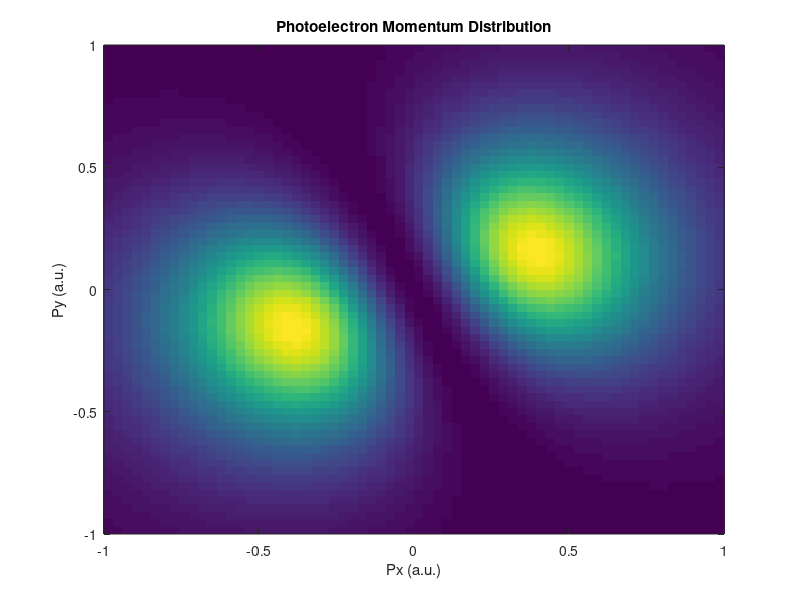
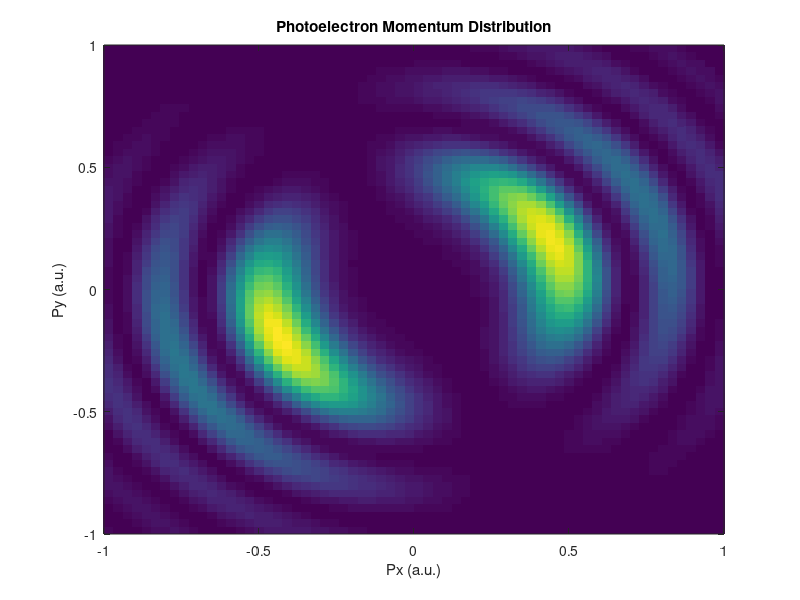
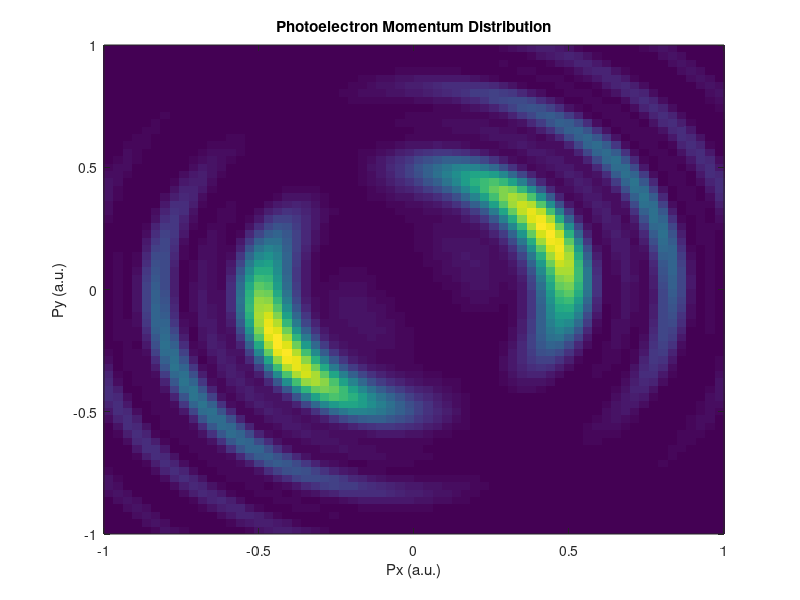
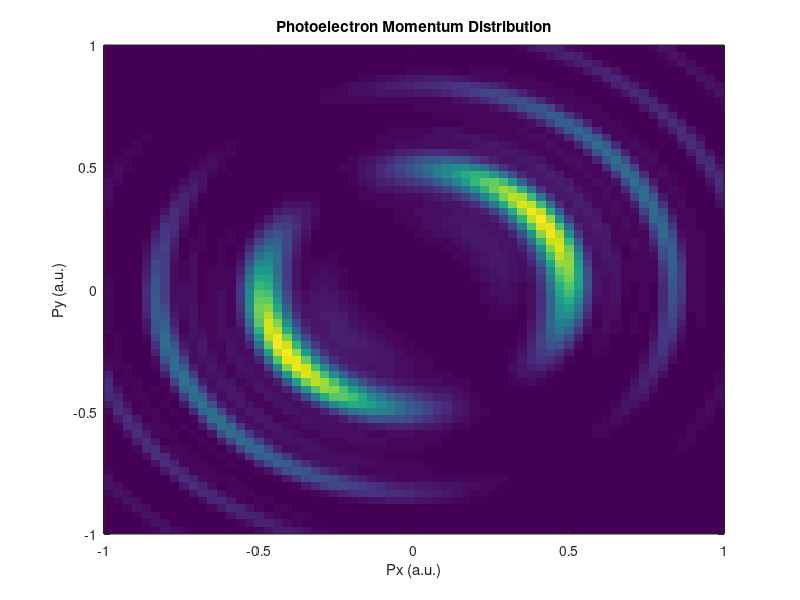

These figures' MATLAB source, in order: (Note: a time limit stopped this script after it produced the figures.)
%SFA_H_3D_VORTEX.m: SFA, real hydrogen atom, Feb20 2017
%works
clear,clc,tic
close all
I1=sqrt(-1);
tic
%Two oppositely circularly polarized time-delayed as pulses: PRL 115 113004 2015
nt=100;
W=3/27.2;    %1.323
T=12*pi/W;  %
%T=2000; %pulse width in atomic units
tau=T;
E0=sqrt(3.5e14/3.5e16);
Ip=12.13/27.2;  %He=0.9037 for He
ksi=1;
dt=8*tau/(nt-1);   %8*
t(nt)=NaN;
td(nt)=NaN;
Ex(nt)=NaN;
Ey(nt)=NaN;
F(nt)=NaN;
Fd(nt)=NaN;
parfor i=1:nt
    t(i) =(i-3.0*nt/10)*dt;
    td(i)=(i-7.0*nt/10)*dt;
    F(i)=exp(-t(i)^2/T^2);
    Fd(i)=exp(-td(i)^2/T^2);
    Ex(i)=   F(i)*E0    /(1+ksi^2)^0.5*cos(-1.0*W*t(i)) + 1*Fd(i)*E0    /(1+ksi^2)^0.5*cos(1.0*W*td(i)+0*pi/2);
    Ey(i)=   F(i)*E0*ksi/(1+ksi^2)^0.5*sin(-1.0*W*t(i)) + 1*Fd(i)*E0*ksi/(1+ksi^2)^0.5*sin(1.0*W*td(i)+0*pi/2);
end

figure, plot(t,Ex);

%Vector potential
Ax(nt)=NaN;
Ay(nt)=NaN;
parfor i=1:nt
    jkx=0;
    jky=0;
    for j=1:i
        jkx=jkx-Ex(j)*dt;
        jky=jky-Ey(j)*dt;
    end
    Ax(i)=jkx;
    Ay(i)=jky;
end

%Momentum
nx=100;
Px(nx)=NaN;
dpx=3/(nx-1);
parfor i=1:nx
    Px(i)=(i-nx/2-1/2)*dpx;
end
ny=100;
Py(ny)=NaN;
dpy=3/(ny-1);
parfor i=1:ny
    Py(i)=(i-ny/2-1/2)*dpy;
end

%Momentum spectra
Mx(nx,ny)=NaN;
My(nx,ny)=NaN;
P(nx,ny)=NaN;
tic
for it=1:nt
    parfor ix=1:nx
        for iy=1:ny

            %K=sqrt(Px(ix)^2+Py(iy)^2);
            %Mx(ix,iy)=sqrt(128/3)*sqrt(K)*((K-I1)/(-K-I1))^(I1/k)*sqrt(1+coth(pi/K));
            %
            Mx(ix,iy)=(sqrt(-1)*2^(3.5)*(2*Ip)^(5/4)/pi)*Px(ix)/(Px(ix)^2+Py(iy)^2+2*Ip)^3;
            My(ix,iy)=(sqrt(-1)*2^(3.5)*(2*Ip)^(5/4)/pi)*Py(iy)/(Px(ix)^2+Py(iy)^2+2*Ip)^3;
            jkM=0;
            phase=0;
            for it2=it:nt
                %phase=phase+dt*( (Px(ix)-Ax(it2))^2/2+(Py(iy)-Ay(it2))^2/2+Ip +0.1*(F(it)+Fd(it)) );
                phase=phase+dt*( (Px(ix)+Ax(it2))^2/2+(Py(iy)+Ay(it2))^2/2+Ip );
            end
            jkM=jkM+sqrt(-1)*dt*Ex(it)*Mx(ix,iy)*exp(-sqrt(-1)*phase);
            jkM=jkM+sqrt(-1)*dt*Ey(it)*My(ix,iy)*exp(-sqrt(-1)*phase);
            P(ix,iy)=P(ix,iy)+jkM;
        end
    end
    it
    fig = figure;
    imagesc(Px,Py,abs(P').^2);
    set(gca,'YDir','normal');
    xlabel('Px (a.u.)');
    ylabel('Py (a.u.)');
    axis([-1 1 -1 1]);
    title('Photoelectron Momentum Distribution');
    saveas(fig,strcat('./CCP_Time_Animation/',num2str(it),'.png'));
end


toc
% figure
% pcolor(Px,Py,abs(P').^2);
% shading interp;
% xlabel('Px (a.u.)');
% ylabel('Py (a.u.)');

% %ADK probability amplitudes at field extrema
% omega=9.1e-31*(1.6e-19)^4/(4*pi*8.85e-12)^2/(1.055e-34)^3;
% Ea=(9.1e-31)^2*(1.6e-19)^5/(4*pi*8.85e-12)^3/(1.055e-34)^4;
% rH=13.6/13.6;
% alpha=4*omega*(rH)^2.5*Ea;
% beta=2*(rH)^1.5*Ea/3;
%
% PES(nz,nx)=NaN;
% for iz=1:nz
% for ix=1:nx
%
%     jpes=0;
%     for it=1:nt
%     Wt=alpha/(abs(Ea*EZ(it))+1000)*exp(-beta/(abs(Ea*EZ(it))+1000));
%     St=0;
%     JW=0;
%     for j=it+1:nt
%     St=St+dt*((PZ(iz)-AZ(it))^2/2+(PX(ix)-AX(it))^2/2+Ip);
%     JW=JW+exp(-abs(Wt)^2);
%     end
%     jpes=jpes+JW*Wt*exp(-sqrt(-1)*St);
%     end
%     PES(iz,ix)=jpes;
% end
% iz
% end
% toc/60
% PES=PES/max(max(abs(PES)));
% contour(PX,PZ,(1-abs(PES')).^2,100);
% contour(PX,PZ,abs(PES').^2,100);
% xlabel('Pz (a.u.)');
% ylabel('Px (a.u.)');
%end--------------------------
